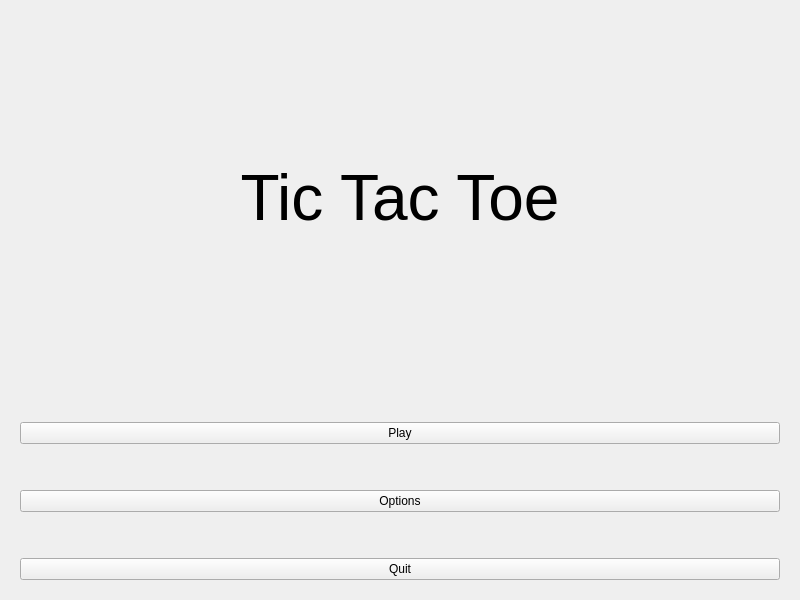
<?xml version="1.0" encoding="UTF-8"?>
<ui version="4.0">
 <class>Application</class>
 <widget class="QWidget" name="Application">
  <property name="geometry">
   <rect>
    <x>0</x>
    <y>0</y>
    <width>800</width>
    <height>600</height>
   </rect>
  </property>
  <property name="sizePolicy">
   <sizepolicy hsizetype="MinimumExpanding" vsizetype="Preferred">
    <horstretch>0</horstretch>
    <verstretch>0</verstretch>
   </sizepolicy>
  </property>
  <property name="windowTitle">
   <string>Form</string>
  </property>
  <layout class="QHBoxLayout" name="horizontalLayout">
   <item>
    <widget class="QStackedWidget" name="stackedWidget">
     <widget class="QWidget" name="page">
      <layout class="QVBoxLayout" name="verticalLayout">
       <item>
        <widget class="QLabel" name="label">
         <property name="font">
          <font>
           <pointsize>48</pointsize>
          </font>
         </property>
         <property name="text">
          <string>Tic Tac Toe</string>
         </property>
         <property name="alignment">
          <set>Qt::AlignCenter</set>
         </property>
        </widget>
       </item>
       <item>
        <spacer name="verticalSpacer">
         <property name="orientation">
          <enum>Qt::Vertical</enum>
         </property>
         <property name="sizeType">
          <enum>QSizePolicy::Preferred</enum>
         </property>
         <property name="sizeHint" stdset="0">
          <size>
           <width>20</width>
           <height>40</height>
          </size>
         </property>
        </spacer>
       </item>
       <item>
        <widget class="QPushButton" name="play_button">
         <property name="text">
          <string>Play</string>
         </property>
        </widget>
       </item>
       <item>
        <spacer name="verticalSpacer_2">
         <property name="orientation">
          <enum>Qt::Vertical</enum>
         </property>
         <property name="sizeType">
          <enum>QSizePolicy::Fixed</enum>
         </property>
         <property name="sizeHint" stdset="0">
          <size>
           <width>20</width>
           <height>40</height>
          </size>
         </property>
        </spacer>
       </item>
       <item>
        <widget class="QPushButton" name="options_button">
         <property name="text">
          <string>Options</string>
         </property>
        </widget>
       </item>
       <item>
        <spacer name="verticalSpacer_3">
         <property name="orientation">
          <enum>Qt::Vertical</enum>
         </property>
         <property name="sizeType">
          <enum>QSizePolicy::Fixed</enum>
         </property>
         <property name="sizeHint" stdset="0">
          <size>
           <width>20</width>
           <height>40</height>
          </size>
         </property>
        </spacer>
       </item>
       <item>
        <widget class="QPushButton" name="quit_button">
         <property name="text">
          <string>Quit</string>
         </property>
        </widget>
       </item>
      </layout>
     </widget>
     <widget class="QWidget" name="page_2"/>
    </widget>
   </item>
  </layout>
 </widget>
 <resources/>
 <connections/>
</ui>
